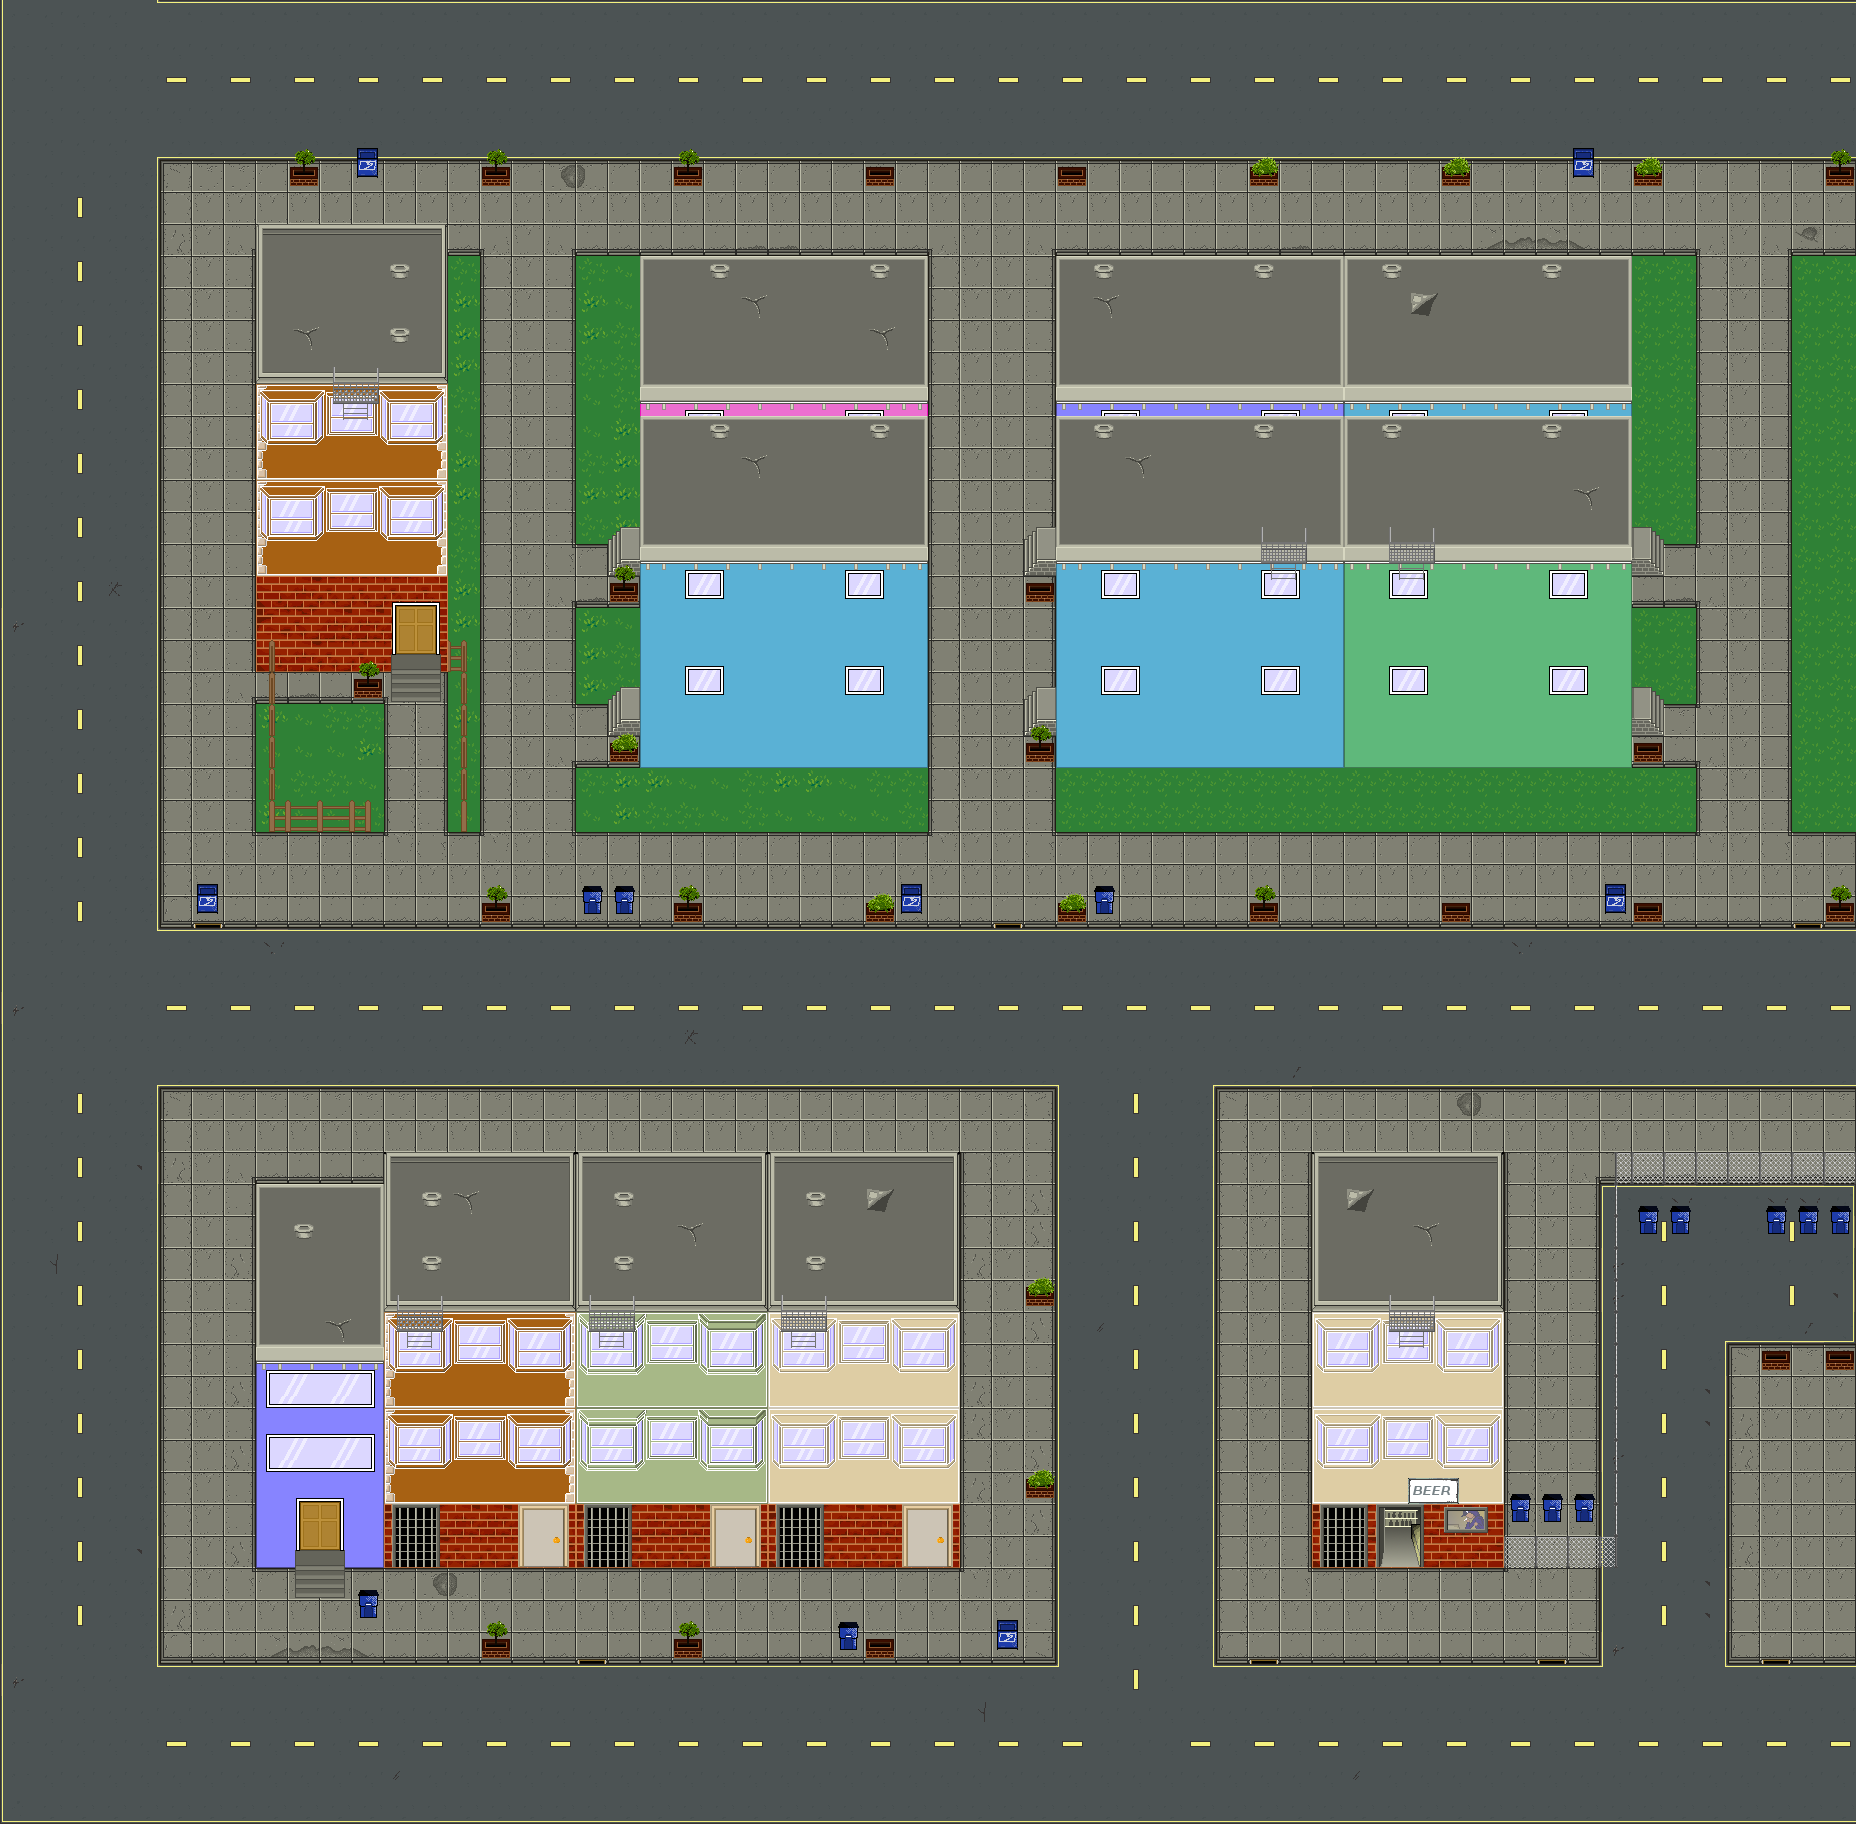

This game map was drawn from its Tiled (.tmx) file and the tilesets committed beside it. A one-line description and the trimmed map source follow:
An orthogonal 58x57 tile map with 32x32 px tiles, 10 tile layers (grass, road, sidewalk, walls, ...), 7 tilesets and 25 objects (10x npc, 9x region, 3x path, 2x trigger).

<map version="1.0" orientation="orthogonal" width="58" height="57" tilewidth="32" tileheight="32">
 <properties>
  <property name="beers_to_win" value="16" />
  <property name="name" value="test_level" />
  <property name="seconds" value="90" />
  <property name="start_beers" value="3" />
  <property name="start_health" value="3" />
  <property name="start_x" value="12" />
  <property name="start_y" value="20" />
  <property name="store_x" value="43" />
  <property name="store_y" value="47" />
 </properties>
 <tileset firstgid="1" name="building" tilewidth="32" tileheight="32">
  <image source="../web/img/sprites/building.png" width="1024" height="1024" />
 </tileset>
 <tileset firstgid="1025" name="sidewalk" tilewidth="32" tileheight="32">
  <image source="../web/img/sprites/sidewalk.png" width="224" height="192" />
 </tileset>
 <tileset firstgid="1067" name="street" tilewidth="32" tileheight="32">
  <image source="../web/img/street.png" width="800" height="608" />
 </tileset>
 <tileset firstgid="1542" name="fence" tilewidth="32" tileheight="32">
  <image source="../web/img/fence.png" width="96" height="128" />
 </tileset>
 <tileset firstgid="1554" name="grass" tilewidth="32" tileheight="32">
  <image source="../web/img/grass.png" width="96" height="192" />
 </tileset>
 <tileset firstgid="1572" name="cars_horiz" tilewidth="192" tileheight="96">
  <image source="../web/img/cars_moving_horiz.png" width="384" height="192" />
 </tileset>
 <tileset firstgid="1576" name="cars_vert" tilewidth="96" tileheight="160">
  <image source="../web/img/cars_moving_vert.png" width="384" height="161" />
 </tileset>
 <layer name="grass" width="58" height="57">
  <data>[3306 cells, 250 non-empty, 3 distinct tile ids]</data>
 </layer>
 <layer name="road" width="58" height="57">
  <data>[3306 cells, 1250 non-empty, 24 distinct tile ids]</data>
 </layer>
 <layer name="sidewalk" width="58" height="57">
  <data>[3306 cells, 1006 non-empty, 28 distinct tile ids]</data>
 </layer>
 <layer name="walls" width="58" height="57">
  <properties>
   <property name="blocking" value="true" />
  </properties>
  <data>[3306 cells, 344 non-empty, 42 distinct tile ids]</data>
 </layer>
 <layer name="stairs" width="58" height="57">
  <data>[3306 cells, 20 non-empty, 8 distinct tile ids]</data>
 </layer>
 <layer name="sidewalk_items" width="58" height="57">
  <properties>
   <property name="blocking" value="true" />
  </properties>
  <data>[3306 cells, 129 non-empty, 20 distinct tile ids]</data>
 </layer>
 <layer name="doors" width="58" height="57">
  <data>[3306 cells, 10 non-empty, 10 distinct tile ids]</data>
 </layer>
 <layer name="windows" width="58" height="57">
  <properties>
   <property name="blocking" value="true" />
  </properties>
  <data>[3306 cells, 304 non-empty, 82 distinct tile ids]</data>
 </layer>
 <layer name="roof" width="58" height="57">
  <properties>
   <property name="blocking" value="true" />
  </properties>
  <data>[3306 cells, 444 non-empty, 21 distinct tile ids]</data>
 </layer>
 <layer name="trinkets" width="58" height="57">
  <properties>
   <property name="blocking" value="true" />
  </properties>
  <data>[3306 cells, 79 non-empty, 11 distinct tile ids]</data>
 </layer>
 <objectgroup name="regions" width="58" height="57" visible="0">
  <object name="region1" type="region" x="160" y="1086" width="893" height="64" />
  <object name="region2" type="region" x="1215" y="1085" width="399" height="67" />
  <object name="region3" type="region" x="163" y="833" width="728" height="52" />
  <object name="region4" type="region" x="609" y="771" width="1243" height="111" />
  <object name="region5" type="region" x="484" y="295" width="94" height="532" />
  <object x="966" y="1105" width="57" height="513" />
  <object name="region6" type="region" x="966" y="1105" width="57" height="513" />
  <object name="region7" type="region" x="1215" y="1090" width="93" height="564" />
  <object name="region9" type="region" x="1631" y="1238" width="215" height="106" />
  <object name="region10" type="region" x="1628" y="1234" width="128" height="241" />
 </objectgroup>
 <objectgroup name="paths" width="58" height="57" visible="0">
  <object name="path1" type="path" x="1146" y="993" width="709" height="733">
   <properties>
    <property name="spawn_at" value="200" />
    <property name="x1" value="70" />
    <property name="x2" value="36" />
    <property name="x3" value="36" />
    <property name="x4" value="70" />
    <property name="y1" value="52" />
    <property name="y2" value="52" />
    <property name="y3" value="31" />
    <property name="y4" value="31" />
   </properties>
  </object>
  <object name="path2" type="path" x="85" y="1" width="1768" height="1735">
   <properties>
    <property name="spawn_at" value="525" />
    <property name="x1" value="70" />
    <property name="x2" value="3" />
    <property name="x3" value="3" />
    <property name="y1" value="51" />
    <property name="y2" value="51" />
    <property name="y3" value="-10" />
   </properties>
  </object>
  <object name="path3" type="path" x="2" y="3" width="1851" height="1078">
   <properties>
    <property name="spawn_at" value="252" />
    <property name="x1" value="0" />
    <property name="x2" value="0" />
    <property name="x3" value="70" />
    <property name="y1" value="-10" />
    <property name="y2" value="31" />
    <property name="y3" value="31" />
   </properties>
  </object>
 </objectgroup>
 <objectgroup name="npcs" width="58" height="57" visible="0">
  <object name="npc1" type="npc" x="527" y="606" width="9">
   <properties>
    <property name="direction" value="down" />
    <property name="region" value="region5" />
    <property name="speed" value="2" />
   </properties>
  </object>
  <object name="npc2" type="npc" x="407" y="845">
   <properties>
    <property name="direction" value="left" />
    <property name="region" value="region3" />
    <property name="speed" value="3" />
   </properties>
  </object>
  <object name="npc3" type="npc" x="968" y="823">
   <properties>
    <property name="direction" value="left" />
    <property name="region" value="region4" />
    <property name="speed" value="2" />
   </properties>
  </object>
  <object name="npc5" type="npc" x="1382" y="832">
   <properties>
    <property name="direction" value="right" />
    <property name="region" value="region4" />
    <property name="speed" value="3" />
   </properties>
  </object>
  <object name="npc6" type="npc" x="1779" y="1273">
   <properties>
    <property name="direction" value="down" />
    <property name="region" value="region9" />
    <property name="speed" value="1" />
   </properties>
  </object>
  <object name="npc7" type="npc" x="1671" y="1418">
   <properties>
    <property name="direction" value="right" />
    <property name="region" value="region10" />
    <property name="speed" value="1" />
   </properties>
  </object>
  <object name="npc8" type="npc" x="1489" y="1112">
   <properties>
    <property name="direction" value="left" />
    <property name="region" value="region2" />
    <property name="speed" value="3" />
   </properties>
  </object>
  <object name="npc9" type="npc" x="1258" y="1281">
   <properties>
    <property name="direction" value="down" />
    <property name="region" value="region7" />
    <property name="speed" value="3" />
   </properties>
  </object>
  <object name="npc10" type="npc" x="401" y="1108">
   <properties>
    <property name="direction" value="right" />
    <property name="region" value="region1" />
    <property name="speed" value="3" />
   </properties>
  </object>
  </objectgroup>
 <objectgroup name="triggers" width="58" height="57">
  <!-- 2 objects omitted --></objectgroup>
</map>
<!-- 3 of 25 objects omitted -->
